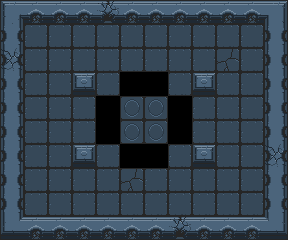

The image is a tile-based game level rendered from a .tmx file. Its description and complete source (layers, tilesets, objects, tile grids) follow:
An orthogonal 12x10 tile map with 24x24 px tiles, 1 tile layer (main).

<map version="1.0" tiledversion="1.0.1" orientation="orthogonal" renderorder="right-down" width="12" height="10" tilewidth="24" tileheight="24" nextobjectid="1">
 <tileset firstgid="1" name="tileset" tilewidth="24" tileheight="24" tilecount="60" columns="20">
  <image source="../gfx/tileset.png" width="480" height="92" />
  <tile id="20">
   <properties>
    <property name="solid" type="bool" value="true" />
   </properties>
  </tile>
  <tile id="21">
   <properties>
    <property name="solid" type="bool" value="true" />
   </properties>
  </tile>
  <tile id="22">
   <properties>
    <property name="solid" type="bool" value="true" />
   </properties>
  </tile>
  <tile id="23">
   <properties>
    <property name="solid" type="bool" value="true" />
   </properties>
  </tile>
  <tile id="24">
   <properties>
    <property name="solid" type="bool" value="true" />
   </properties>
  </tile>
  <tile id="25">
   <properties>
    <property name="solid" type="bool" value="true" />
   </properties>
  </tile>
  <tile id="26">
   <properties>
    <property name="solid" type="bool" value="true" />
   </properties>
  </tile>
  <tile id="27">
   <properties>
    <property name="solid" type="bool" value="true" />
   </properties>
  </tile>
  <tile id="28">
   <properties>
    <property name="solid" type="bool" value="true" />
   </properties>
  </tile>
  <tile id="29">
   <properties>
    <property name="solid" type="bool" value="true" />
   </properties>
  </tile>
  <tile id="30">
   <properties>
    <property name="solid" type="bool" value="true" />
   </properties>
  </tile>
  <tile id="31">
   <properties>
    <property name="solid" type="bool" value="true" />
   </properties>
  </tile>
  <tile id="32">
   <properties>
    <property name="solid" type="bool" value="true" />
   </properties>
  </tile>
  <tile id="33">
   <properties>
    <property name="solid" type="bool" value="true" />
   </properties>
  </tile>
  <tile id="34">
   <properties>
    <property name="solid" type="bool" value="true" />
   </properties>
  </tile>
  <tile id="35">
   <properties>
    <property name="solid" type="bool" value="true" />
   </properties>
  </tile>
  <tile id="36">
   <properties>
    <property name="solid" type="bool" value="true" />
   </properties>
  </tile>
  <tile id="37">
   <properties>
    <property name="solid" type="bool" value="true" />
   </properties>
  </tile>
 </tileset>
 <layer name="main" width="12" height="10">
  <data>
   <tile gid="28" />
   <tile gid="23" />
   <tile gid="23" />
   <tile gid="23" />
   <tile gid="38" />
   <tile gid="23" />
   <tile gid="23" />
   <tile gid="23" />
   <tile gid="23" />
   <tile gid="23" />
   <tile gid="23" />
   <tile gid="29" />
   <tile gid="26" />
   <tile gid="1" />
   <tile gid="1" />
   <tile gid="1" />
   <tile gid="1" />
   <tile gid="1" />
   <tile gid="1" />
   <tile gid="1" />
   <tile gid="1" />
   <tile gid="1" />
   <tile gid="1" />
   <tile gid="26" />
   <tile gid="37" />
   <tile gid="1" />
   <tile gid="1" />
   <tile gid="1" />
   <tile gid="1" />
   <tile gid="1" />
   <tile gid="1" />
   <tile gid="1" />
   <tile gid="1" />
   <tile gid="3" />
   <tile gid="1" />
   <tile gid="26" />
   <tile gid="26" />
   <tile gid="1" />
   <tile gid="1" />
   <tile gid="21" />
   <tile gid="1" />
   <tile gid="0" />
   <tile gid="0" />
   <tile gid="1" />
   <tile gid="21" />
   <tile gid="1" />
   <tile gid="1" />
   <tile gid="26" />
   <tile gid="26" />
   <tile gid="1" />
   <tile gid="1" />
   <tile gid="1" />
   <tile gid="0" />
   <tile gid="2" />
   <tile gid="2" />
   <tile gid="0" />
   <tile gid="1" />
   <tile gid="1" />
   <tile gid="1" />
   <tile gid="26" />
   <tile gid="26" />
   <tile gid="1" />
   <tile gid="1" />
   <tile gid="1" />
   <tile gid="0" />
   <tile gid="2" />
   <tile gid="2" />
   <tile gid="0" />
   <tile gid="1" />
   <tile gid="1" />
   <tile gid="1" />
   <tile gid="26" />
   <tile gid="26" />
   <tile gid="1" />
   <tile gid="1" />
   <tile gid="21" />
   <tile gid="1" />
   <tile gid="0" />
   <tile gid="0" />
   <tile gid="1" />
   <tile gid="21" />
   <tile gid="1" />
   <tile gid="1" />
   <tile gid="37" />
   <tile gid="26" />
   <tile gid="1" />
   <tile gid="1" />
   <tile gid="1" />
   <tile gid="1" />
   <tile gid="3" />
   <tile gid="1" />
   <tile gid="1" />
   <tile gid="1" />
   <tile gid="1" />
   <tile gid="1" />
   <tile gid="26" />
   <tile gid="26" />
   <tile gid="1" />
   <tile gid="1" />
   <tile gid="1" />
   <tile gid="1" />
   <tile gid="1" />
   <tile gid="1" />
   <tile gid="1" />
   <tile gid="1" />
   <tile gid="1" />
   <tile gid="1" />
   <tile gid="26" />
   <tile gid="30" />
   <tile gid="23" />
   <tile gid="23" />
   <tile gid="23" />
   <tile gid="23" />
   <tile gid="23" />
   <tile gid="23" />
   <tile gid="38" />
   <tile gid="23" />
   <tile gid="23" />
   <tile gid="23" />
   <tile gid="31" />
  </data>
 </layer>
</map>